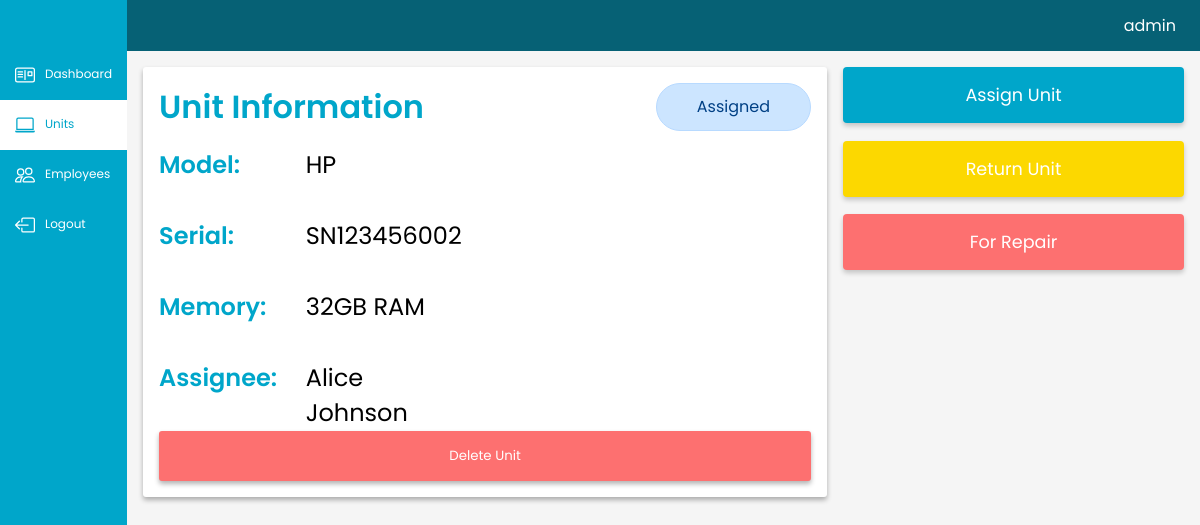
Page /view/unit.php?id=2 (signed in) on the committed database.
### tables this page shows
CREATE TABLE `units` (
  `id` int(11) NOT NULL,
  `serial` text NOT NULL,
  `model` text NOT NULL,
  `memory` text NOT NULL,
  `status` text NOT NULL,
  `assignee` int(11) NOT NULL
);

CREATE TABLE `employees` (
  `id` int(11) NOT NULL,
  `name` varchar(32) NOT NULL,
  `department` varchar(32) NOT NULL
);

### view/unit.php (the view, shortened to what this page needs)
<?php
include ("../controller/connection.php");
    $user = $_SESSION["user"];
    if(isset($_GET['id'])){
        $unit_id = $_GET['id'];
    }
    $sql = "SELECT * from units where id = $unit_id ";
    $result = $mysqli-> query($sql);
    if ($result && $result->num_rows > 0) {
        $unit = $result->fetch_assoc();
    } else {
        exit();
    }
?>
<!DOCTYPE html>
<html lang="en">
<head>
    <link rel="stylesheet" href="../styles/font.css">
    <link rel="stylesheet" href="../styles/index.css">
</head>
<body>
<div class="main">
    <div class="navigation">
        <div class="ul">
        <div class="li"> </div>
            <div class="li"><a  href="../index.php">
            Dashboard
</a> </div>
            <div class="li"><a   class="nav-active" href="units.php">
            <svg xmlns="http://www.w3.org/2000/svg" width="20" height="20"  fill="currentColor" class="bi bi-laptop" viewBox="0 0 16 16">
               <path d="M13.5 3a.5.5 0 0 1 .5.5V11H2V3.5a.5.5 0 0 1 .5-.5zm-11-1A1.5 1.5 0 0 0 1 3.5V12h14V3.5A1.5 1.5 0 0 0 13.5 2zM0 12.5h16a1.5 1.5 0 0 1-1.5 1.5h-13A1.5 1.5 0 0 1 0 12.5"/>
            </svg>
            Units
        </a></div>
            <div class="li"><a href="employees.php">
            Employees</a></div>
            <div class="li"><a class="" href="../controller/logout_process.php">
                Logout
    </a> </div>
        </div>
    </div>
    <div class="content">
        <div class="container">
            <header>
                <p>  <?php echo $user->username; ?> </p>
            </header>
            <main class="">
                <div class="unit">
                    <div class="unit-container">
                     <div class="unit-header">
                        <p class="unit-header-title">Unit Information</p>
                        <?php
                            if($unit['status'] === 'Assigned'){
                                echo "<p class='assigned'>Assigned</p>";
                            }
                        ?>
                        </div>
                        <div class="container-information">
                            <div class="container-information-row">
                                <p class="info-sub">Model: </p>
                                <p class="info-value"> <?php echo htmlspecialchars($unit['model']); ?></p>
                            </div>
                            <div class="container-information-row">
                                <p class="info-sub">Serial:</p>
                                <p class="info-value">  <?php echo htmlspecialchars($unit['serial']); ?></p>
                            </div>
                            <div class="container-information-row">
                                <p class="info-sub">Memory:</p>
                                <p class="info-value"> <?php echo htmlspecialchars($unit['memory']); ?></p>
                            </div>
                            <?php
                                    if($unit['status'] === "Assigned"){
                                        $assignee = $unit["assignee"];
                                        $sql1 = "Select name from employees where id = $assignee ";
                                        $result1 = $mysqli-> query($sql1);
                                        if ($result1 && $result1->num_rows > 0) {
                                            $row = $result1->fetch_assoc();
                                            $assignee_name = $row['name'];
                                        } else {
                                            $assignee_name = "Unknown Assignee";
                                        }
                                       echo " <div class='container-information-row'>";
                                       echo "<p class='info-sub'>Assignee: </p>";
                                       echo " <p class='info-value'>".$assignee_name."</p>";
                                       echo "</div>";
                                    }
                                ?>
                        </div>
                        <div class="delete-action">
                                <form method="POST" action = "../controller/delete-unit.php">
                                    <input class='delete-btn' type="submit" name="delete_unit" value = "Delete Unit">
                                </form>
                        </div>
                     </div>
                        <div class="unit-actions">
                            <button class="actions-button assign-btn" id="assign-btn">
                                Assign Unit
                            </button>
                            <form method = "POST" action ="../controller/return-unit.php">
                                <input class="actions-button return-btn" type="submit" value="Return Unit" name="return_unit">
                            </form>
                            <form method = "POST" action ="../controller/repair-unit.php">
                                <input class="actions-button repair-btn" type="submit" value="For Repair" name="return_unit">
                            </form>
                        </div>
                </div>
            </main>
        </div>
    </div>
</div>
</body>
</html>

### styles/index.css (style rules this page uses)
* { padding:0; margin:0; box-sizing: border-box; }
.main { display: flex; width: 100%; }
header { width: 100%; }

### view/unit.php (style rules this page uses)
* { padding:0; margin:0; box-sizing: border-box; }
.main { display: flex; width: 100%; }
.navigation { height:100%; }
.navigation .ul { display: flex; flex-direction:column; min-height:100vh; height: 100%; background:#00A6CA; }
.navigation .ul .li a { padding:15px; display:flex; color:white; text-decoration:none; font-size:12px; }
.navigation .ul .li .nav-active { background:white; color:#00A6CA; }
.navigation .ul .li a svg { margin-right:10px; }
.content { width: 100%; background:#F5F5F5; }
header { background:#066175; text-align:right; padding:13px; padding-right:1.5em; }
header p { color:white; }
main { background:none; }
.unit { display: flex; margin:1em; }
.unit-container { background:white; width: 70%; padding:1em; box-shadow: 0 3px 5px rgb(0,0,0,0.3); border-radius: 3px; margin-right: 1em; }
.unit-actions { width: 35%; }
.unit-actions button, .unit-actions form input { width: 100%; }
.container-information { margin-top: 1em; }
.container-information-row { display: flex; width: 45%; justify-content: space-between; }
.info-sub { font-weight: 600; margin-bottom: 1.5em; font-size: 1.5em; }
.info-value { font-size: 1.5em; }
.unit-header { display: flex; width: 100%; justify-content: space-between; }
.assigned { background:#cce5ff; color:#004085; padding:10px 40px; border-radius: 30px; border:1px solid #b8daff; }
.unit-header-title { font-weight: 600; font-size: 2em; color:#00A6CA; }
.container-information-row .info-sub { width: 50%; color:#00A6CA; }
.container-information-row .info-value { width: 50%; }
.delete-action { width: 100%; }
.delete-action .delete-btn { width:100%; padding: 15px 0; border:none; background:#FD7070; color:white; box-shadow: 0 3px 5px rgb(0,0,0,0.3); border-radius: 3px; cursor: pointer; }
.actions-button { font-size: 1.1em; padding:15px 0; margin-bottom: 1em; border:none; border-radius: 4px; box-shadow: 0 3px 5px rgb(0,0,0,0.2); cursor: pointer; }
.assign-btn { background:#00A6CA; color:white; }
.return-btn { background:#FCD800; color:white; }
.repair-btn { background:#FD7070; color:white; }

### rows in the picture
units: model "HP", serial "SN123456002", memory "32GB RAM"
employees: name "Alice Johnson"

### other values in the picture
$user->username "admin"
